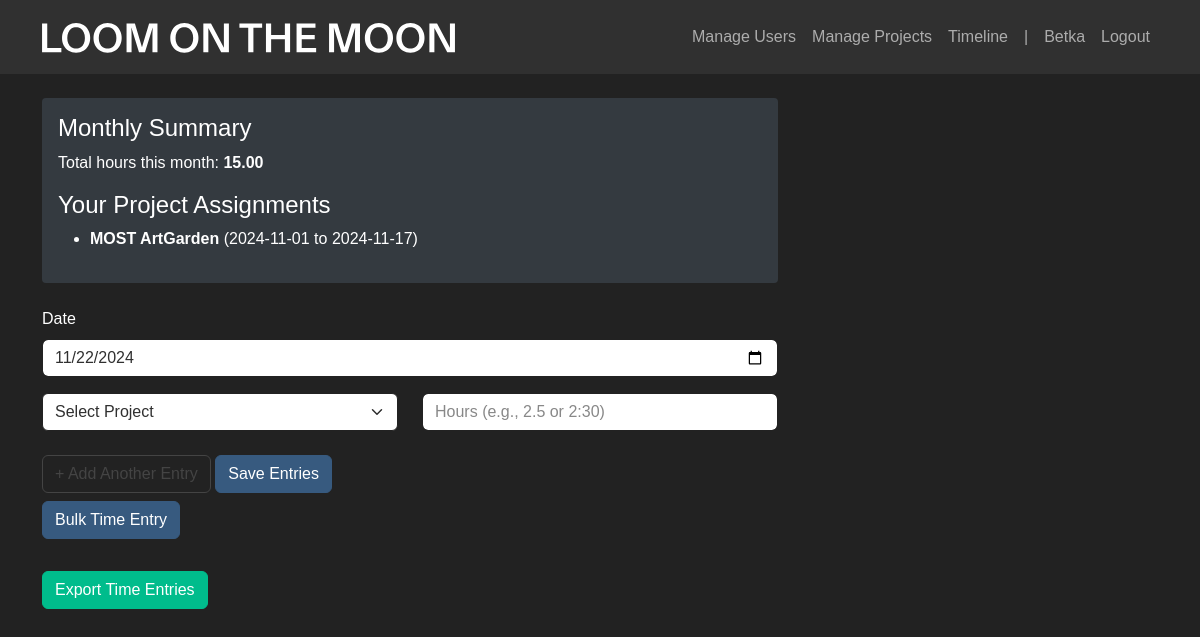
/ (signed in), run on an earlier commit of the app's database.
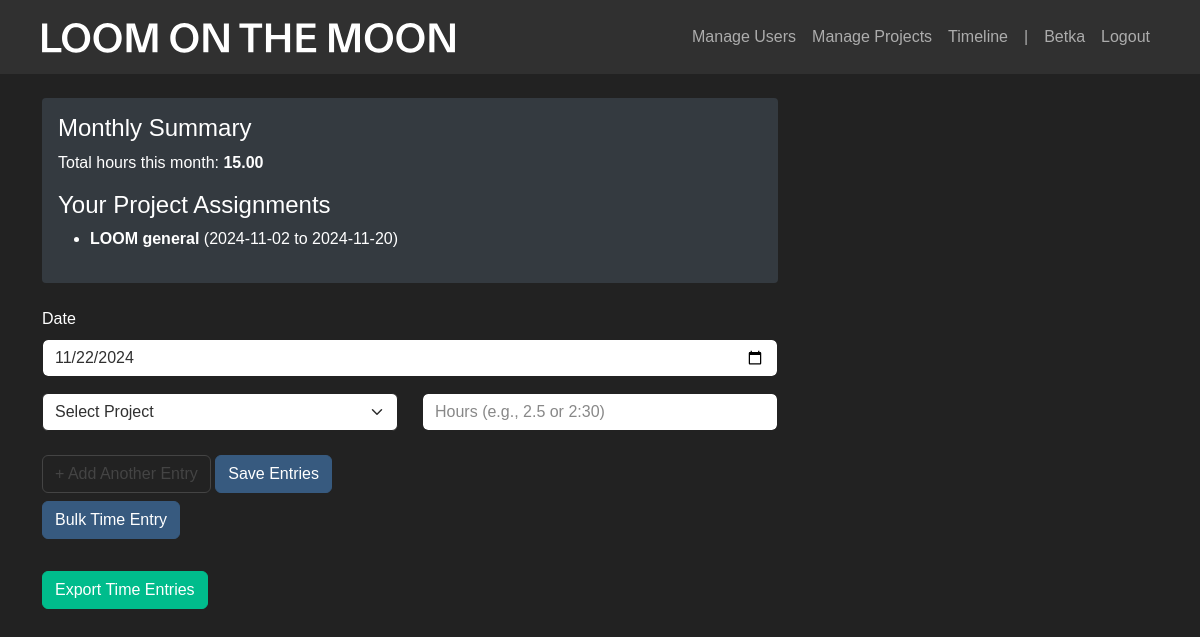
And on a later commit of the database.
### app/models.py (models this page shows)
class User(UserMixin, db.Model):
    id = db.Column(db.Integer, primary_key=True)
    username = db.Column(db.String(80), unique=True, nullable=False)
    password = db.Column(db.String(120), nullable=False)
    is_admin = db.Column(db.Boolean, default=False)
    is_active = db.Column(db.Boolean, default=True)  # New field
    time_entries = db.relationship('TimeEntry', backref='user', lazy=True)

class ProjectAssignment(db.Model):
    __tablename__ = 'project_assignment'
    id = db.Column(db.Integer, primary_key=True)
    user_id = db.Column(db.Integer, db.ForeignKey('user.id'), nullable=False)
    project_id = db.Column(db.Integer, db.ForeignKey('project.id'), nullable=False)
    start_date = db.Column(db.Date, nullable=False)
    end_date = db.Column(db.Date, nullable=False)
    user = db.relationship('User', backref=db.backref('assignments', cascade='all, delete-orphan'))
    project = db.relationship('Project', backref=db.backref('assignments', cascade='all, delete-orphan'))

class Project(db.Model):
    id = db.Column(db.Integer, primary_key=True)
    name = db.Column(db.String(100), unique=True, nullable=False)
    deadline = db.Column(db.Date, nullable=True)
    is_active = db.Column(db.Boolean, default=True)  # New field
    time_entries = db.relationship('TimeEntry', backref='project', lazy=True)

### app/main.py (the view)
@main.route('/')
@login_required
def index():
    if current_user.is_admin:
        projects = Project.query.all()
        users = User.query.all()
    else:
        projects = Project.query.filter_by(is_active=True).all()
        users = None
    current_month_hours = TimeEntry.query \
        .filter(TimeEntry.user_id == current_user.id) \
        .filter(extract('month', TimeEntry.date) == datetime.now().month) \
        .with_entities(func.sum(TimeEntry.hours)) \
        .scalar() or 0
    user_assignments = ProjectAssignment.query.filter_by(user_id=current_user.id).all()
    return render_template(
        'index.html',
        projects=projects,
        users=users,
        current_month_hours=current_month_hours,
        user_assignments=user_assignments
    )

### app/__init__.py (called while the page is built)
def create_app():
    app = Flask(__name__)
    app.config['SECRET_KEY'] = 'your-secret-key-here'  # Change this in production
    app.config['SQLALCHEMY_DATABASE_URI'] = 'sqlite:///timetracker.db'
    db.init_app(app)
    login_manager.init_app(app)
    login_manager.login_view = 'auth.login'
    migrate.init_app(app, db)
    from .models import User
    @login_manager.user_loader
    def load_user(user_id):
        return User.query.get(int(user_id))
    from .auth import auth as auth_blueprint
    from .main import main as main_blueprint
    app.register_blueprint(auth_blueprint)
    app.register_blueprint(main_blueprint)
    with app.app_context():
        db.create_all()
    return app

### app/templates/index.html (shortened to what this page needs)
{% extends "base.html" %}
{% block content %}
<div class="row">
    <div class="col-md-8">
        <div class="monthly-summary">
            <h4>Monthly Summary</h4>
            <p>Total hours this month: <strong>{{ "%.2f"|format(current_month_hours) }}</strong></p>
            <h4>Your Project Assignments</h4>
            <ul>
                {% for assignment in user_assignments %}
                <li>
                    <strong>{{ assignment.project.name }}</strong>
                    ({{ assignment.start_date.strftime('%Y-%m-%d') }} to {{ assignment.end_date.strftime('%Y-%m-%d') }})
                </li>
                {% else %}
                <li>No project assignments.</li>
                {% endfor %}
            </ul>
        </div>
        <form id="timeEntryForm">
            <div class="mb-3">
                <label for="entry-date" class="form-label">Date</label>
                <input type="date" class="form-control" id="entry-date" required>
            </div>
            <div id="entries-container">
                <div class="entry-row row">
                    <div class="col-md-6">
                        <select class="form-select project-select" required>
                            <option value="">Select Project</option>
                        </select>
                    </div>
                    <div class="col-md-6">
                        <input type="text" class="form-control hours-input"
                            placeholder="Hours (e.g., 2.5 or 2:30)" required>
                    </div>
                </div>
            </div>
            <button type="button" class="btn btn-outline-secondary add-entry-btn"
                    onclick="addEntryRow()">+ Add Another Entry</button>
            <button type="submit" class="btn btn-primary">Save Entries</button>
        </form>
        <a href="{{ url_for('main.bulk_entry') }}" class="btn btn-primary">Bulk Time Entry</a>
        <div>
            <div class="export-section">
                <button type="button" class="btn btn-success"
                        onclick="showExportModal()">Export Time Entries</button>
            </div>
        </div>
    </div>
</div>
{% endblock %}

### app/templates/base.html (shortened to what this page needs)
<!DOCTYPE html>
<html lang="en">
<head>
    <link rel="stylesheet" href="https://cdn.jsdelivr.net/npm/bootswatch@5.1.3/dist/darkly/bootstrap.min.css">
    <link rel="stylesheet" href="https://cdn.jsdelivr.net/npm/bootstrap-icons@1.7.2/font/bootstrap-icons.css">
</head>
<body>
    <nav class="navbar navbar-expand-lg navbar-dark bg-dark">
        <div class="container">
            <a class="navbar-brand" href="{{ url_for('main.index') }}">
                <img src="{{ url_for('static', filename='assets/loomonthemoon_logo.svg') }}" alt="Logo" height="30">
            </a>
            <div class="navbar-nav ms-auto">
                {% if current_user.is_authenticated %}
                {% if current_user.is_admin %}
                <li class="nav-item">
                    <a class="nav-link" href="{{ url_for('main.manage_users') }}">Manage Users</a>
                </li>
                <li class="nav-item">
                    <a class="nav-link" href="{{ url_for('main.manage_projects') }}">Manage Projects</a>
                </li>
                <li class="nav-item">
                    <a class="nav-link" href="{{ url_for('main.admin_timeline') }}">Timeline</a>
                </li>
                <li class="nav-item">
                    <a class="nav-link" href="#">|</a>
                </li>
                {% endif %}
                    <span class="nav-item nav-link">{{ current_user.username }}</span>
                    <a class="nav-item nav-link" href="{{ url_for('auth.logout') }}">Logout</a>
                {% endif %}
            </div>
        </div>
    </nav>
    <div class="container mt-4">
        {% block content %}{% endblock %}
    </div>
</body>
</html>

What changed in the data, as far as the page shows it:
removed ProjectAssignment: project.name "MOST ArtGarden", start_date "2024-11-01", end_date "2024-11-17"
added ProjectAssignment: project.name "LOOM general", start_date "2024-11-02", end_date "2024-11-20"
